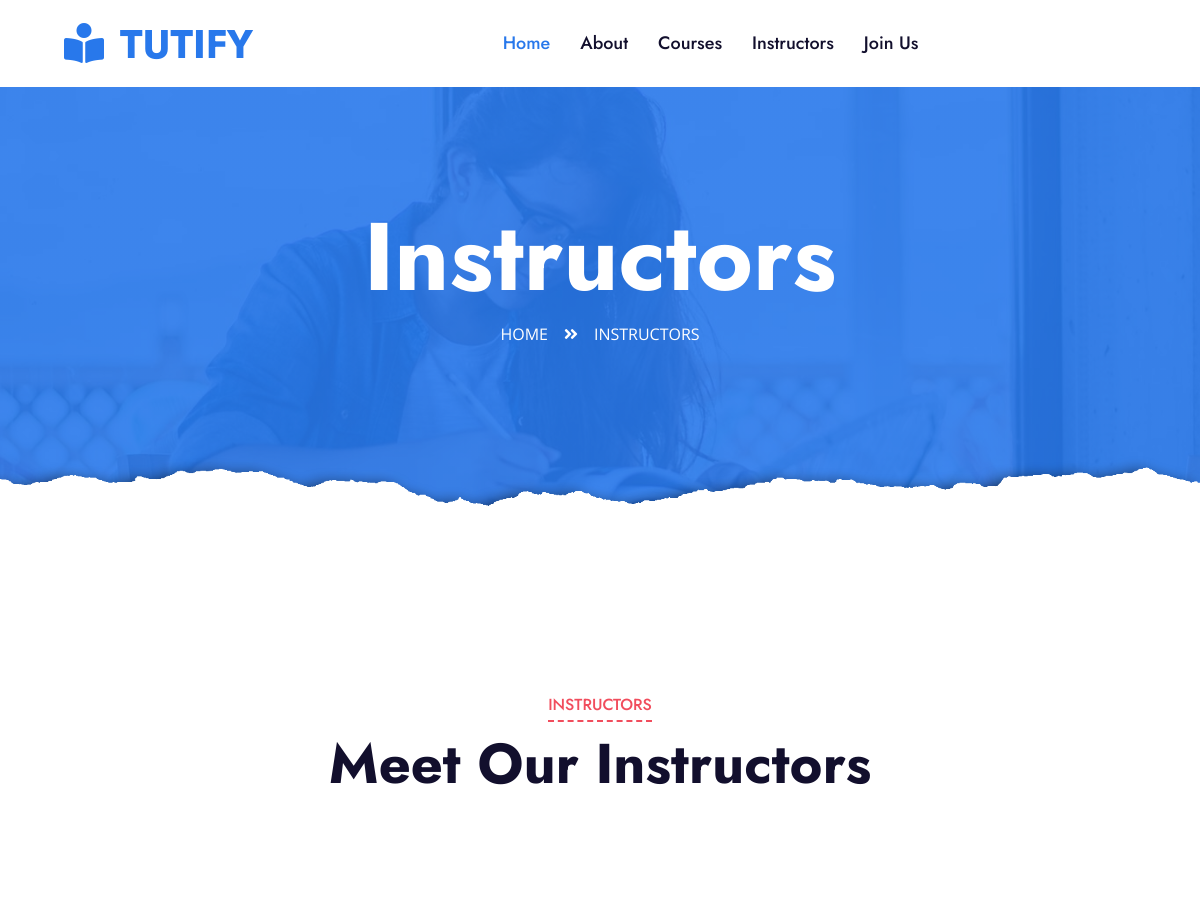
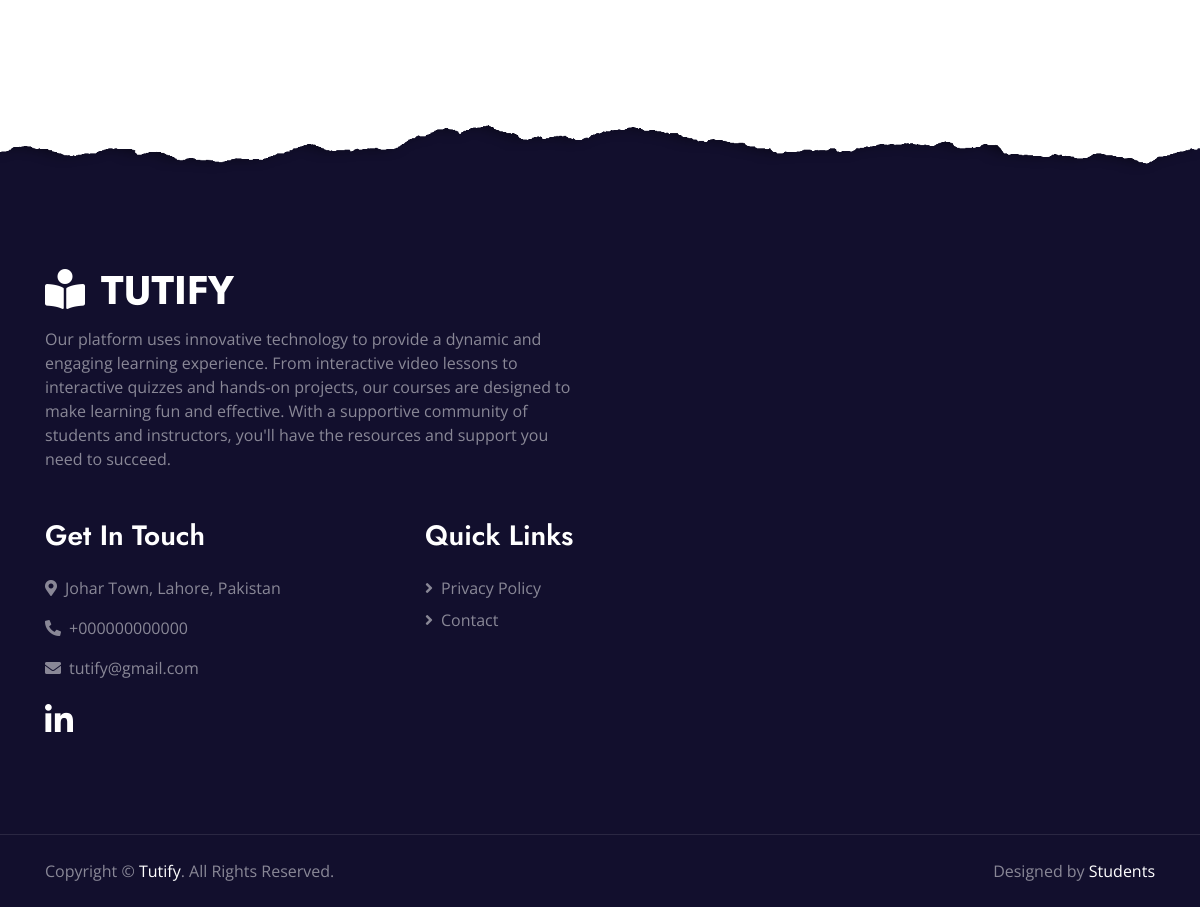
Before: /team.php with the older database file (2 pictures, top to bottom).
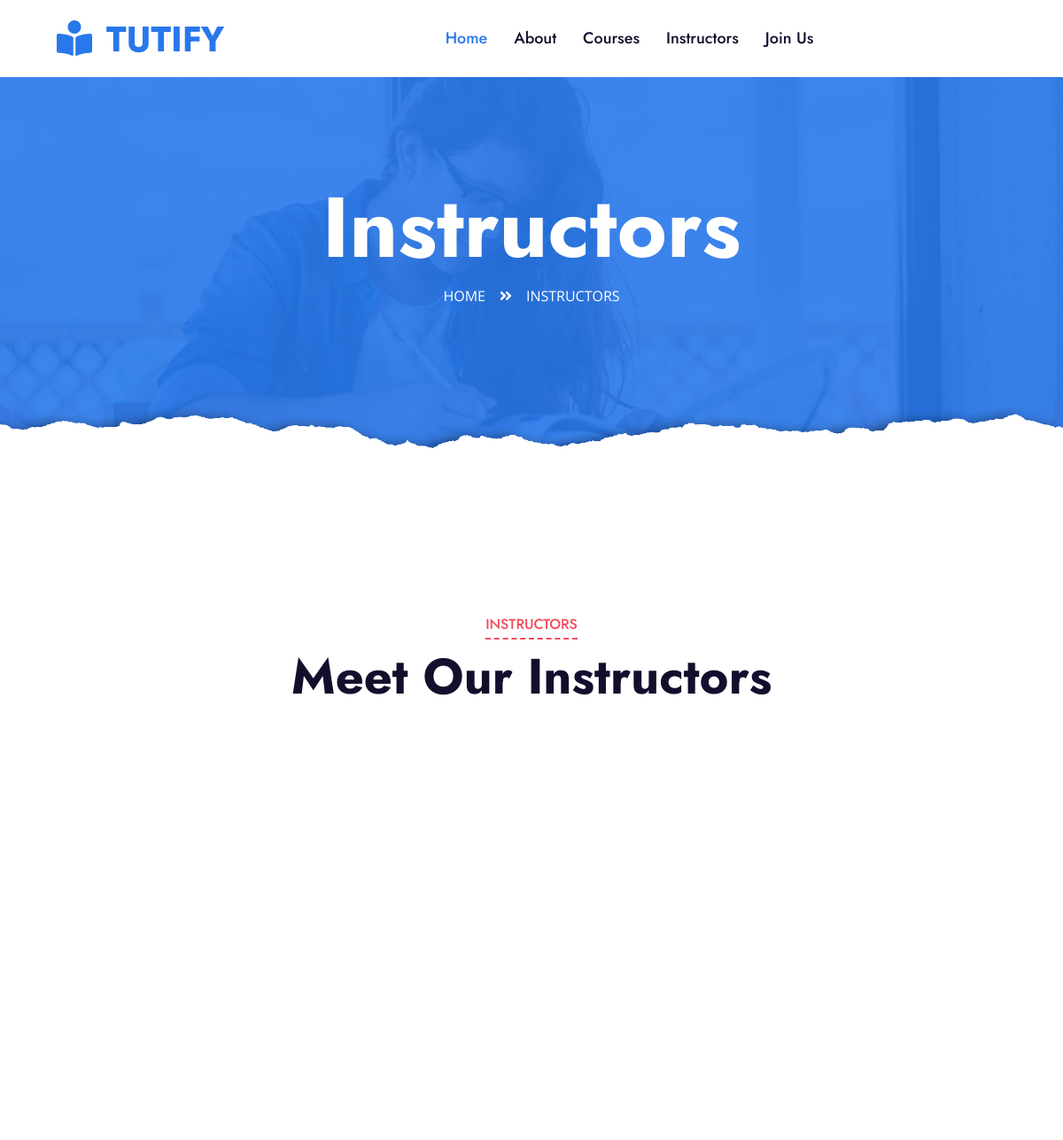
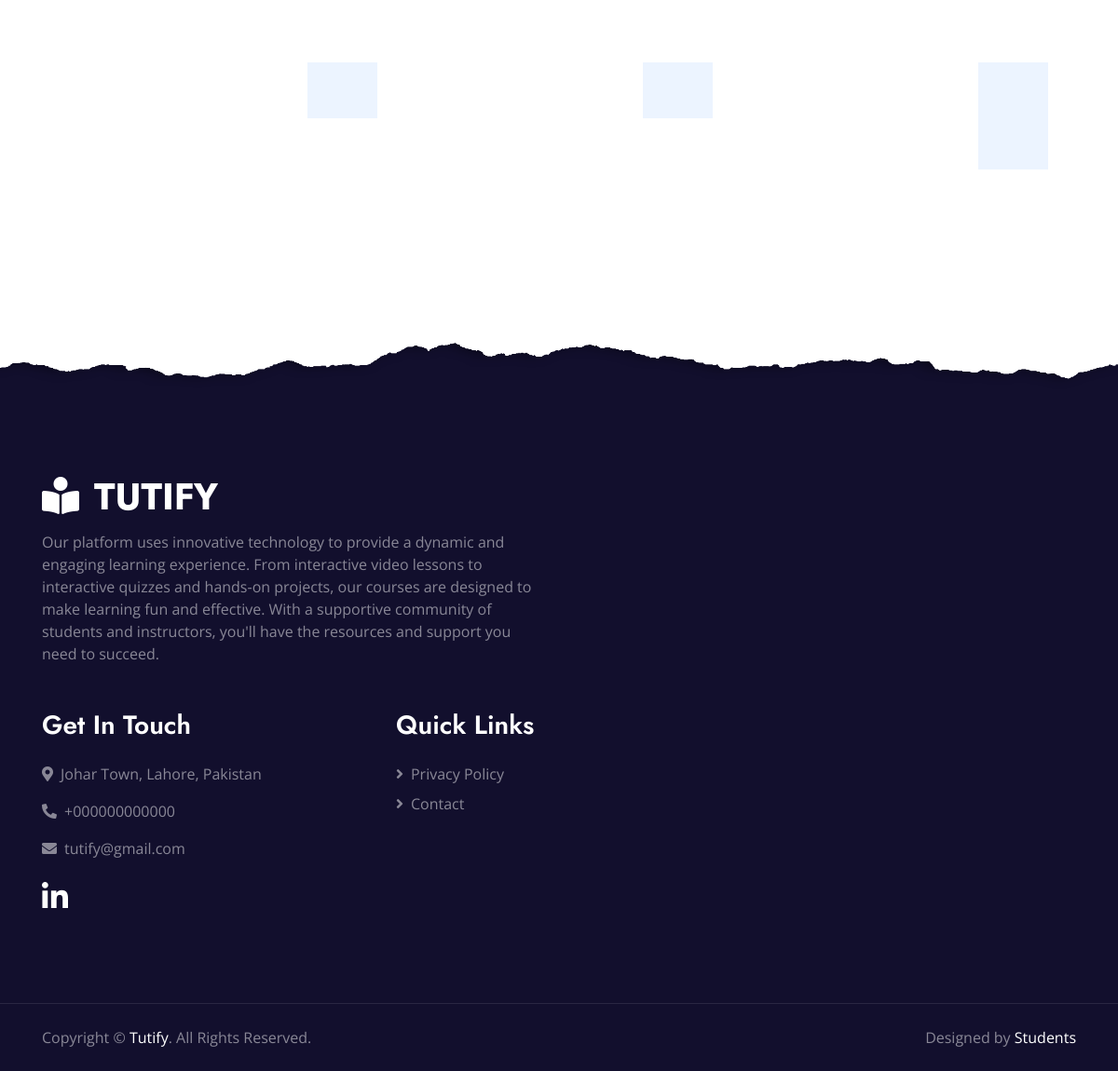
After: the same page with the newer database file (2 pictures, top to bottom).
### tables this page shows
CREATE TABLE `users` (
  `id` int(255) NOT NULL,
  `fname` varchar(255) NOT NULL,
  `lname` varchar(255) NOT NULL,
  `phone` int(255) NOT NULL,
  `email` varchar(255) NOT NULL,
  `user_type` varchar(255) NOT NULL,
  `password` varchar(255) NOT NULL,
  `verification_code` varchar(255) DEFAULT NULL,
  `create_date` datetime NOT NULL
);

CREATE TABLE `profile_t` (
  `address` varchar(255) NOT NULL,
  `postal_code` varchar(255) NOT NULL,
  `area` varchar(255) NOT NULL,
  `country` varchar(255) NOT NULL,
  `state` varchar(255) NOT NULL,
  `ehistory` varchar(255) NOT NULL,
  `experience` varchar(255) NOT NULL,
  `degree` longblob NOT NULL,
  `picture` longblob NOT NULL,
  `hourly_rate` decimal(10,2) NOT NULL,
  `id` int(255) NOT NULL
);

### team.php (the view, shortened to what this page needs)
<?php
require('./dbcon.php');
$sql="SELECT users.fname,profile_t.picture,profile_t.experience FROM users JOIN profile_t ON users.id=profile_t.id";
$sql_run=mysqli_query($con,$sql);
?>
<!DOCTYPE html>
<html lang="en">
<head>
    <link href="https://cdnjs.cloudflare.com/ajax/libs/font-awesome/5.10.0/css/all.min.css" rel="stylesheet">
    <link href="lib/owlcarousel/assets/owl.carousel.min.css" rel="stylesheet">
    <link href="css/style.css" rel="stylesheet">
</head>
<body>
    <?php include('index_header.php');?>
    <div class="jumbotron jumbotron-fluid page-header position-relative overlay-bottom" style="margin-bottom: 90px;">
        <div class="container text-center py-5">
            <h1 class="text-white display-1">Instructors</h1>
            <div class="d-inline-flex text-white mb-5">
                <p class="m-0 text-uppercase"><a class="text-white" href="">Home</a></p>
                <i class="fa fa-angle-double-right pt-1 px-3"></i>
                <p class="m-0 text-uppercase">Instructors</p>
            </div>
        </div>
    </div>
    <div class="container-fluid py-5">
        <div class="container py-5">
            <div class="section-title text-center position-relative mb-5">
                <h6 class="d-inline-block position-relative text-secondary text-uppercase pb-2">Instructors</h6>
                <h1 class="display-4">Meet Our Instructors</h1>
            </div>
            <div class="owl-carousel team-carousel position-relative" style="padding: 0 30px;">
            <?php
            if (mysqli_num_rows($sql_run)>0) {
                while ($row=mysqli_fetch_assoc($sql_run)) {
                    ?>
                <div class="team-item">
                    <img class="img-fluid w-100" src="uploads/<?php echo $row['picture'];?>" alt="">
                    <div class="bg-light text-center p-4">
                        <h5 class="mb-3"><?php echo $row['fname'];?></h5>
                        <h5 class="mb-3"><?php echo $row['experience'];?></h5>
                    </div>
                </div>
            <?php
                }
            }
            ?>
             </div>
        </div>
    </div>
    <?php
    include('./footer.php');
    ?>
</body>
</html>

Changed rows visible on the page:
now on this page (row edited): users: profile_t.picture (picture)
now on this page (row unchanged): users: profile_t.picture (picture)
added users: profile_t.picture (picture)
